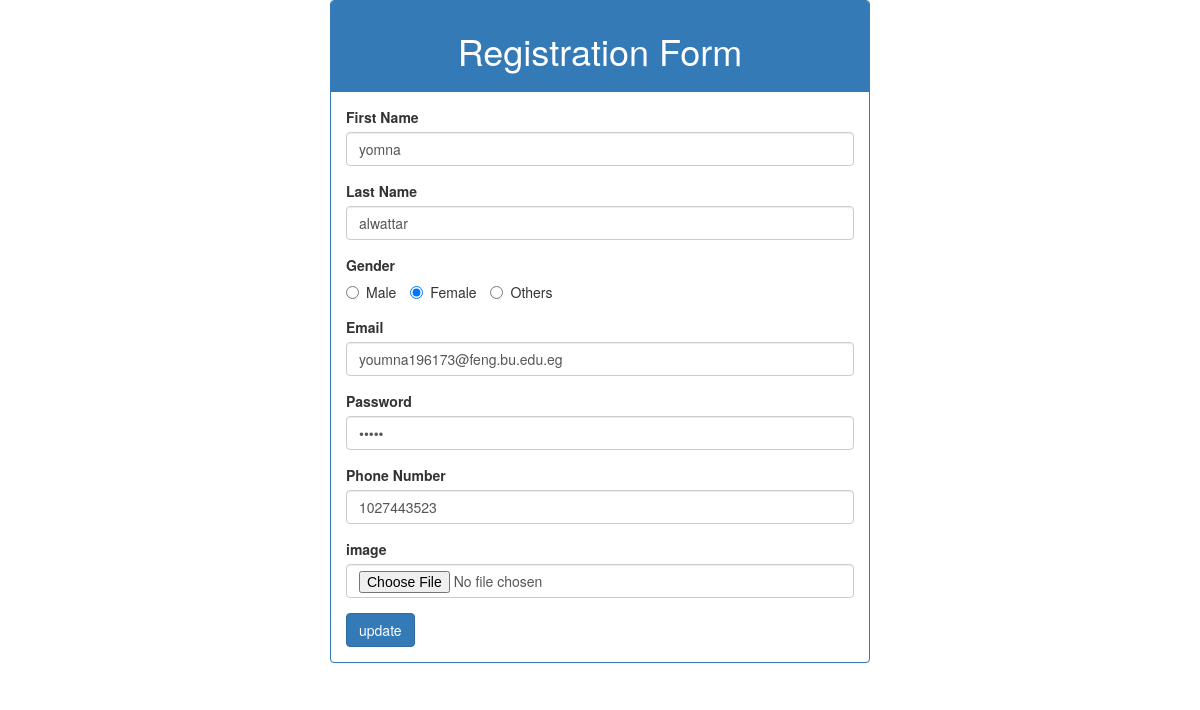
The page /update-user.php?updateid=1 (signed in) on the database its author committed.
### tables this page shows
CREATE TABLE `user` (
  `id` int(11) NOT NULL,
  `firstName` varchar(50) NOT NULL,
  `lastName` varchar(50) NOT NULL,
  `gender` enum('m','f','o','') NOT NULL,
  `email` varchar(50) NOT NULL,
  `password` varchar(20) NOT NULL,
  `number` bigint(11) NOT NULL,
  `image` blob NOT NULL,
  `userName` varchar(50) NOT NULL
);

### update-user.php (the view, shortened to what this page needs)
<?php
include 'connect.php';
if(isset($_SESSION['user'])){
$id=$_GET['updateid'];
$sql = "select * from user where id=$id";
$result=mysqli_query($conn,$sql);
$row = mysqli_fetch_assoc($result);
    $firstName=$row['firstName'];
    $lastName=$row['lastName'];
    $gender=$row['gender'];
    $email=$row['email'];
    $password=$row['password'];
    $number=$row['number'];
?>
<!DOCTYPE html>
<html>
  <head>
    <link rel="stylesheet" type="text/css" href="test.css" />
  <body>
    <div class="container">
      <div class="row col-md-6 col-md-offset-3">
        <div class="panel panel-primary">
          <div class="panel-heading text-center">
            <h1>Registration Form</h1>
          </div>
          <div class="panel-body">
            <form  method="post" enctype="multipart/form-data">
              <div class="form-group">
                <label for="firstName">First Name</label>
                <input
                  type="text"
                  class="form-control"
                  id="firstName"
                  name="firstName"
                  value="<?php echo $firstName; ?>"
                />
              </div>
              <div class="form-group">
                <label for="lastName">Last Name</label>
                <input
                  type="text"
                  class="form-control"
                  id="lastName"
                  name="lastName"
                  value="<?php echo $lastName; ?>"
                />
              </div>
              <div class="form-group">
                <label for="gender">Gender</label>
                <div>
                  <label for="male" class="radio-inline"
                    ><input
                      type="radio"
                      name="gender"
                      value="m"
                      id="male"
                      <?php
                      if($gender == 'm'){
                        echo 'checked';
                      }
                      ?>
                    />Male</label
                  >
                  <label for="female" class="radio-inline"
                    ><input
                      type="radio"
                      name="gender"
                      value="f"
                      id="female"
                      <?php
                      if($gender == 'f'){
                        echo 'checked';
                      }
                      ?>
                    />Female</label
                  >
                  <label for="others" class="radio-inline"
                    ><input
                      type="radio"
                      name="gender"
                      value="o"
                      id="others"
                      <?php
                      if($gender == 'o'){
                        echo 'checked';
                      }
                      ?>
                    />Others</label
                  >
                </div>
              </div>
              <div class="form-group">
                <label for="email">Email</label>
                <input
                  type="text"
                  class="form-control"
                  id="email"
                  name="email"
                  value="<?php echo $email; ?>"
                />
              </div>
              <div class="form-group">
                <label for="password">Password</label>
                <input
                  type="password"
                  class="form-control"
                  id="password"
                  name="password"
                  value="<?php echo $password; ?>"
                />
              </div>
              <div class="form-group">
                <label for="number">Phone Number</label>
                <input
                  type="number"
                  class="form-control"
                  id="number"
                  name="number"
                  value="<?php echo $number; ?>"
                />
              </div>
              <div class="form-group">
                <label for="image">image</label>
                <input
                  type="file"
                  class="form-control"
                  id="image"
                  name="image"
                  accept=".jpg , .jpeg , .png"
                />
              </div>
              <button type="submit" class="btn btn-primary" name="update">update</button>
            </form>
          </div>
        </div>
      </div>
    </div>
  </body>
</html>
<?php
}else{
  header('location:index.php');
    exit();
}
?>

### rows shown on the page
user: firstName "yomna", lastName "alwattar", gender "☐ Male", gender "☑ Female", gender "☐ Others", email "youmna196173@feng.bu.edu.eg", number "1027443523"
